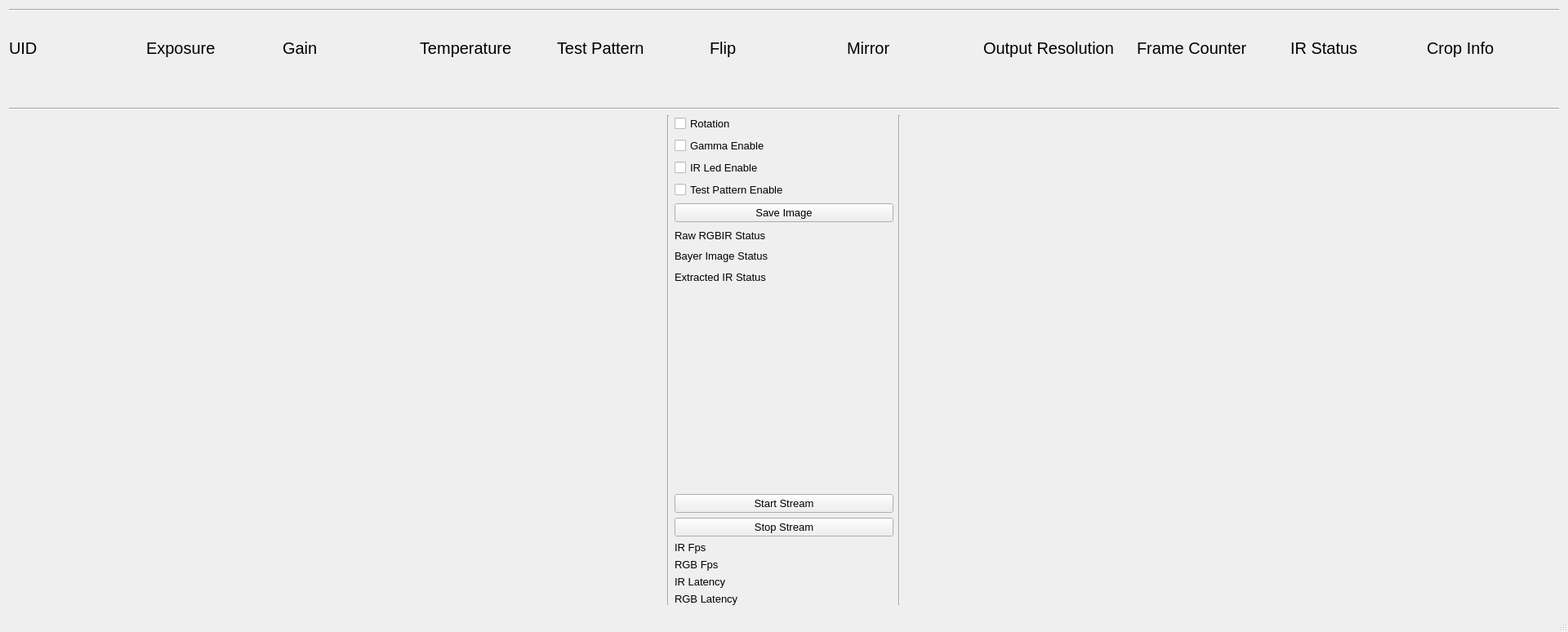
<?xml version="1.0" encoding="UTF-8"?>
<ui version="4.0">
 <class>rgbir</class>
 <widget class="QMainWindow" name="rgbir">
  <property name="geometry">
   <rect>
    <x>0</x>
    <y>0</y>
    <width>1920</width>
    <height>774</height>
   </rect>
  </property>
  <property name="maximumSize">
   <size>
    <width>1920</width>
    <height>1080</height>
   </size>
  </property>
  <property name="font">
   <font>
    <pointsize>10</pointsize>
   </font>
  </property>
  <property name="windowTitle">
   <string>RGBIR Sample Demo Application</string>
  </property>
  <widget class="QWidget" name="centralWidget">
   <layout class="QGridLayout" name="gridLayout">
    <item row="0" column="0">
     <layout class="QVBoxLayout" name="verticalLayout_14">
      <item>
       <layout class="QVBoxLayout" name="verticalLayout">
        <item>
         <widget class="Line" name="line_4">
          <property name="orientation">
           <enum>Qt::Horizontal</enum>
          </property>
         </widget>
        </item>
        <item>
         <spacer name="verticalSpacer_2">
          <property name="orientation">
           <enum>Qt::Vertical</enum>
          </property>
          <property name="sizeHint" stdset="0">
           <size>
            <width>20</width>
            <height>20</height>
           </size>
          </property>
         </spacer>
        </item>
        <item>
         <layout class="QHBoxLayout" name="horizontalLayout">
          <item>
           <layout class="QVBoxLayout" name="verticalLayout_2">
            <item>
             <widget class="QLabel" name="label_9">
              <property name="font">
               <font>
                <pointsize>15</pointsize>
               </font>
              </property>
              <property name="text">
               <string>UID</string>
              </property>
             </widget>
            </item>
            <item>
             <widget class="QLabel" name="sensor_uid">
              <property name="font">
               <font>
                <pointsize>15</pointsize>
               </font>
              </property>
              <property name="text">
               <string/>
              </property>
             </widget>
            </item>
           </layout>
          </item>
          <item>
           <layout class="QVBoxLayout" name="verticalLayout_11">
            <item>
             <widget class="QLabel" name="label_22">
              <property name="font">
               <font>
                <pointsize>15</pointsize>
               </font>
              </property>
              <property name="text">
               <string>Exposure</string>
              </property>
             </widget>
            </item>
            <item>
             <widget class="QLabel" name="sensor_exposure">
              <property name="font">
               <font>
                <pointsize>15</pointsize>
               </font>
              </property>
              <property name="text">
               <string/>
              </property>
             </widget>
            </item>
           </layout>
          </item>
          <item>
           <layout class="QVBoxLayout" name="verticalLayout_12">
            <item>
             <widget class="QLabel" name="label_24">
              <property name="font">
               <font>
                <pointsize>15</pointsize>
               </font>
              </property>
              <property name="text">
               <string>Gain</string>
              </property>
             </widget>
            </item>
            <item>
             <widget class="QLabel" name="sensor_gain">
              <property name="font">
               <font>
                <pointsize>15</pointsize>
               </font>
              </property>
              <property name="text">
               <string/>
              </property>
             </widget>
            </item>
           </layout>
          </item>
          <item>
           <layout class="QVBoxLayout" name="verticalLayout_13">
            <item>
             <widget class="QLabel" name="label_26">
              <property name="font">
               <font>
                <pointsize>15</pointsize>
               </font>
              </property>
              <property name="text">
               <string>Temperature</string>
              </property>
             </widget>
            </item>
            <item>
             <widget class="QLabel" name="sensor_temperature">
              <property name="font">
               <font>
                <pointsize>15</pointsize>
               </font>
              </property>
              <property name="text">
               <string/>
              </property>
             </widget>
            </item>
           </layout>
          </item>
          <item>
           <layout class="QVBoxLayout" name="verticalLayout_8">
            <item>
             <widget class="QLabel" name="label_16">
              <property name="font">
               <font>
                <pointsize>15</pointsize>
               </font>
              </property>
              <property name="text">
               <string>Test Pattern</string>
              </property>
             </widget>
            </item>
            <item>
             <widget class="QLabel" name="sensor_testpattern">
              <property name="font">
               <font>
                <pointsize>15</pointsize>
               </font>
              </property>
              <property name="text">
               <string/>
              </property>
             </widget>
            </item>
           </layout>
          </item>
          <item>
           <spacer name="horizontalSpacer_3">
            <property name="orientation">
             <enum>Qt::Horizontal</enum>
            </property>
            <property name="sizeType">
             <enum>QSizePolicy::Fixed</enum>
            </property>
            <property name="sizeHint" stdset="0">
             <size>
              <width>20</width>
              <height>20</height>
             </size>
            </property>
           </spacer>
          </item>
          <item>
           <layout class="QVBoxLayout" name="verticalLayout_9">
            <item>
             <widget class="QLabel" name="label_18">
              <property name="font">
               <font>
                <pointsize>15</pointsize>
               </font>
              </property>
              <property name="text">
               <string>Flip</string>
              </property>
             </widget>
            </item>
            <item>
             <widget class="QLabel" name="sensor_flip">
              <property name="font">
               <font>
                <pointsize>15</pointsize>
               </font>
              </property>
              <property name="text">
               <string/>
              </property>
             </widget>
            </item>
           </layout>
          </item>
          <item>
           <layout class="QVBoxLayout" name="verticalLayout_10">
            <item>
             <widget class="QLabel" name="label_20">
              <property name="font">
               <font>
                <pointsize>15</pointsize>
               </font>
              </property>
              <property name="text">
               <string>Mirror</string>
              </property>
             </widget>
            </item>
            <item>
             <widget class="QLabel" name="sensor_mirror">
              <property name="font">
               <font>
                <pointsize>15</pointsize>
               </font>
              </property>
              <property name="text">
               <string/>
              </property>
             </widget>
            </item>
           </layout>
          </item>
          <item>
           <layout class="QVBoxLayout" name="verticalLayout_7">
            <item>
             <widget class="QLabel" name="label_13">
              <property name="font">
               <font>
                <pointsize>15</pointsize>
               </font>
              </property>
              <property name="text">
               <string>Output Resolution</string>
              </property>
             </widget>
            </item>
            <item>
             <widget class="QLabel" name="sensor_output_resolution">
              <property name="font">
               <font>
                <pointsize>15</pointsize>
               </font>
              </property>
              <property name="text">
               <string/>
              </property>
             </widget>
            </item>
           </layout>
          </item>
          <item>
           <spacer name="horizontalSpacer">
            <property name="orientation">
             <enum>Qt::Horizontal</enum>
            </property>
            <property name="sizeType">
             <enum>QSizePolicy::Fixed</enum>
            </property>
            <property name="sizeHint" stdset="0">
             <size>
              <width>20</width>
              <height>20</height>
             </size>
            </property>
           </spacer>
          </item>
          <item>
           <layout class="QVBoxLayout" name="verticalLayout_6">
            <item>
             <widget class="QLabel" name="label_3">
              <property name="font">
               <font>
                <pointsize>15</pointsize>
               </font>
              </property>
              <property name="text">
               <string>Frame Counter</string>
              </property>
             </widget>
            </item>
            <item>
             <widget class="QLabel" name="sensor_frame_counter">
              <property name="font">
               <font>
                <pointsize>15</pointsize>
               </font>
              </property>
              <property name="text">
               <string/>
              </property>
             </widget>
            </item>
           </layout>
          </item>
          <item>
           <spacer name="horizontalSpacer_2">
            <property name="orientation">
             <enum>Qt::Horizontal</enum>
            </property>
            <property name="sizeType">
             <enum>QSizePolicy::Fixed</enum>
            </property>
            <property name="sizeHint" stdset="0">
             <size>
              <width>20</width>
              <height>20</height>
             </size>
            </property>
           </spacer>
          </item>
          <item>
           <layout class="QVBoxLayout" name="verticalLayout_4">
            <item>
             <widget class="QLabel" name="label_4">
              <property name="font">
               <font>
                <pointsize>15</pointsize>
               </font>
              </property>
              <property name="text">
               <string>IR Status</string>
              </property>
             </widget>
            </item>
            <item>
             <widget class="QLabel" name="sensor_ir_status">
              <property name="font">
               <font>
                <pointsize>15</pointsize>
               </font>
              </property>
              <property name="text">
               <string/>
              </property>
             </widget>
            </item>
           </layout>
          </item>
          <item>
           <layout class="QVBoxLayout" name="verticalLayout_3">
            <item>
             <widget class="QLabel" name="label_11">
              <property name="font">
               <font>
                <pointsize>15</pointsize>
               </font>
              </property>
              <property name="text">
               <string>Crop Info</string>
              </property>
             </widget>
            </item>
            <item>
             <widget class="QLabel" name="sensor_crop_info">
              <property name="font">
               <font>
                <pointsize>15</pointsize>
               </font>
              </property>
              <property name="lineWidth">
               <number>2</number>
              </property>
              <property name="text">
               <string/>
              </property>
              <property name="wordWrap">
               <bool>true</bool>
              </property>
             </widget>
            </item>
           </layout>
          </item>
         </layout>
        </item>
        <item>
         <spacer name="verticalSpacer">
          <property name="orientation">
           <enum>Qt::Vertical</enum>
          </property>
          <property name="sizeHint" stdset="0">
           <size>
            <width>20</width>
            <height>20</height>
           </size>
          </property>
         </spacer>
        </item>
        <item>
         <widget class="Line" name="line_3">
          <property name="orientation">
           <enum>Qt::Horizontal</enum>
          </property>
         </widget>
        </item>
        <item>
         <layout class="QHBoxLayout" name="horizontalLayout_2">
          <property name="sizeConstraint">
           <enum>QLayout::SetFixedSize</enum>
          </property>
          <item>
           <widget class="QLabel" name="draw_window_rgb">
            <property name="minimumSize">
             <size>
              <width>800</width>
              <height>600</height>
             </size>
            </property>
            <property name="text">
             <string/>
            </property>
           </widget>
          </item>
          <item>
           <widget class="Line" name="line">
            <property name="orientation">
             <enum>Qt::Vertical</enum>
            </property>
           </widget>
          </item>
          <item>
           <layout class="QVBoxLayout" name="verticalLayout_5">
            <item>
             <widget class="QCheckBox" name="rotation">
              <property name="text">
               <string>Rotation</string>
              </property>
             </widget>
            </item>
            <item>
             <widget class="QCheckBox" name="gamma">
              <property name="text">
               <string>Gamma Enable</string>
              </property>
             </widget>
            </item>
            <item>
             <widget class="QCheckBox" name="irled">
              <property name="text">
               <string>IR Led Enable</string>
              </property>
             </widget>
            </item>
            <item>
             <widget class="QCheckBox" name="testpattern">
              <property name="text">
               <string>Test Pattern Enable</string>
              </property>
             </widget>
            </item>
            <item>
             <widget class="QPushButton" name="saveImage">
              <property name="text">
               <string>Save Image</string>
              </property>
             </widget>
            </item>
            <item>
             <widget class="QLabel" name="rgbir_saved_image_status">
              <property name="lineWidth">
               <number>2</number>
              </property>
              <property name="text">
               <string>Raw RGBIR Status</string>
              </property>
              <property name="wordWrap">
               <bool>true</bool>
              </property>
             </widget>
            </item>
            <item>
             <widget class="QLabel" name="bayer_saved_image_status_status">
              <property name="lineWidth">
               <number>2</number>
              </property>
              <property name="text">
               <string>Bayer Image Status</string>
              </property>
              <property name="wordWrap">
               <bool>true</bool>
              </property>
             </widget>
            </item>
            <item>
             <widget class="QLabel" name="ir_saved_image_status">
              <property name="lineWidth">
               <number>2</number>
              </property>
              <property name="text">
               <string>Extracted IR Status</string>
              </property>
              <property name="wordWrap">
               <bool>true</bool>
              </property>
             </widget>
            </item>
            <item>
             <spacer name="verticalSpacer_3">
              <property name="orientation">
               <enum>Qt::Vertical</enum>
              </property>
              <property name="sizeType">
               <enum>QSizePolicy::Fixed</enum>
              </property>
              <property name="sizeHint" stdset="0">
               <size>
                <width>20</width>
                <height>250</height>
               </size>
              </property>
             </spacer>
            </item>
            <item>
             <widget class="QPushButton" name="start_stream">
              <property name="text">
               <string>Start Stream</string>
              </property>
              <property name="checked">
               <bool>false</bool>
              </property>
             </widget>
            </item>
            <item>
             <widget class="QPushButton" name="stop_stream">
              <property name="text">
               <string>Stop Stream</string>
              </property>
             </widget>
            </item>
            <item>
             <layout class="QGridLayout" name="gridLayout_2">
              <item row="2" column="1">
               <widget class="QLabel" name="ir_latency">
                <property name="text">
                 <string/>
                </property>
               </widget>
              </item>
              <item row="0" column="1">
               <widget class="QLabel" name="ir_fps">
                <property name="text">
                 <string/>
                </property>
               </widget>
              </item>
              <item row="1" column="1">
               <widget class="QLabel" name="rgb_fps">
                <property name="text">
                 <string/>
                </property>
               </widget>
              </item>
              <item row="0" column="0">
               <widget class="QLabel" name="label">
                <property name="text">
                 <string>IR Fps </string>
                </property>
               </widget>
              </item>
              <item row="3" column="1">
               <widget class="QLabel" name="rgb_latency">
                <property name="text">
                 <string/>
                </property>
               </widget>
              </item>
              <item row="1" column="0">
               <widget class="QLabel" name="label_2">
                <property name="text">
                 <string>RGB Fps</string>
                </property>
               </widget>
              </item>
              <item row="2" column="0">
               <widget class="QLabel" name="label_5">
                <property name="text">
                 <string>IR Latency</string>
                </property>
               </widget>
              </item>
              <item row="3" column="0">
               <widget class="QLabel" name="label_6">
                <property name="text">
                 <string>RGB Latency</string>
                </property>
               </widget>
              </item>
             </layout>
            </item>
           </layout>
          </item>
          <item>
           <widget class="Line" name="line_2">
            <property name="orientation">
             <enum>Qt::Vertical</enum>
            </property>
           </widget>
          </item>
          <item>
           <widget class="QLabel" name="draw_window_ir">
            <property name="minimumSize">
             <size>
              <width>800</width>
              <height>600</height>
             </size>
            </property>
            <property name="text">
             <string/>
            </property>
           </widget>
          </item>
         </layout>
        </item>
       </layout>
      </item>
     </layout>
    </item>
   </layout>
  </widget>
  <widget class="QStatusBar" name="statusBar"/>
 </widget>
 <layoutdefault spacing="6" margin="11"/>
 <resources/>
 <connections/>
</ui>
